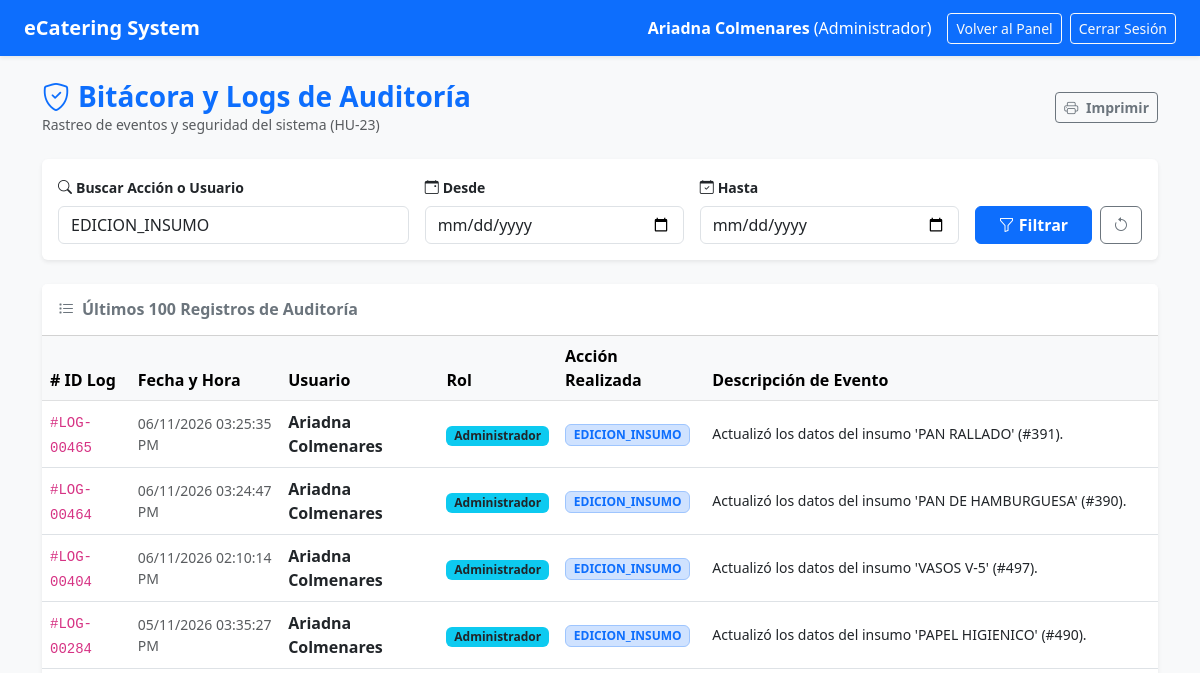
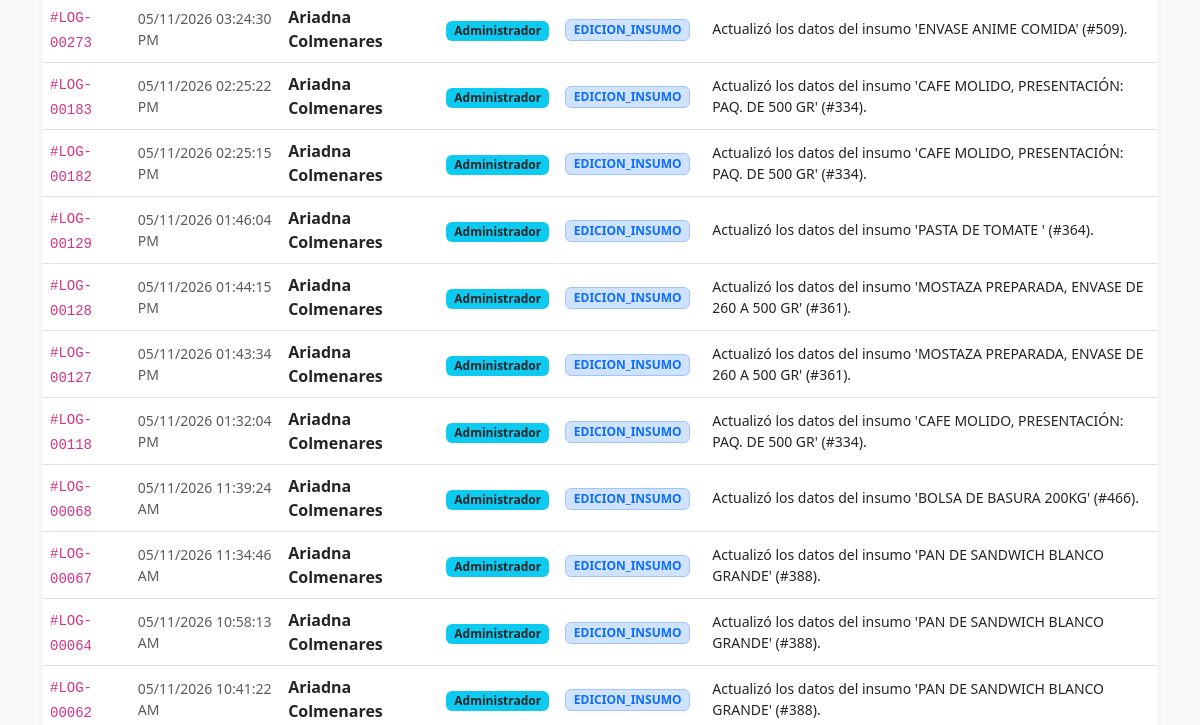
/logs.php?buscar=EDICION_INSUMO (signed in, upper part), run on an earlier commit of the app's database (2 pictures, top to bottom).
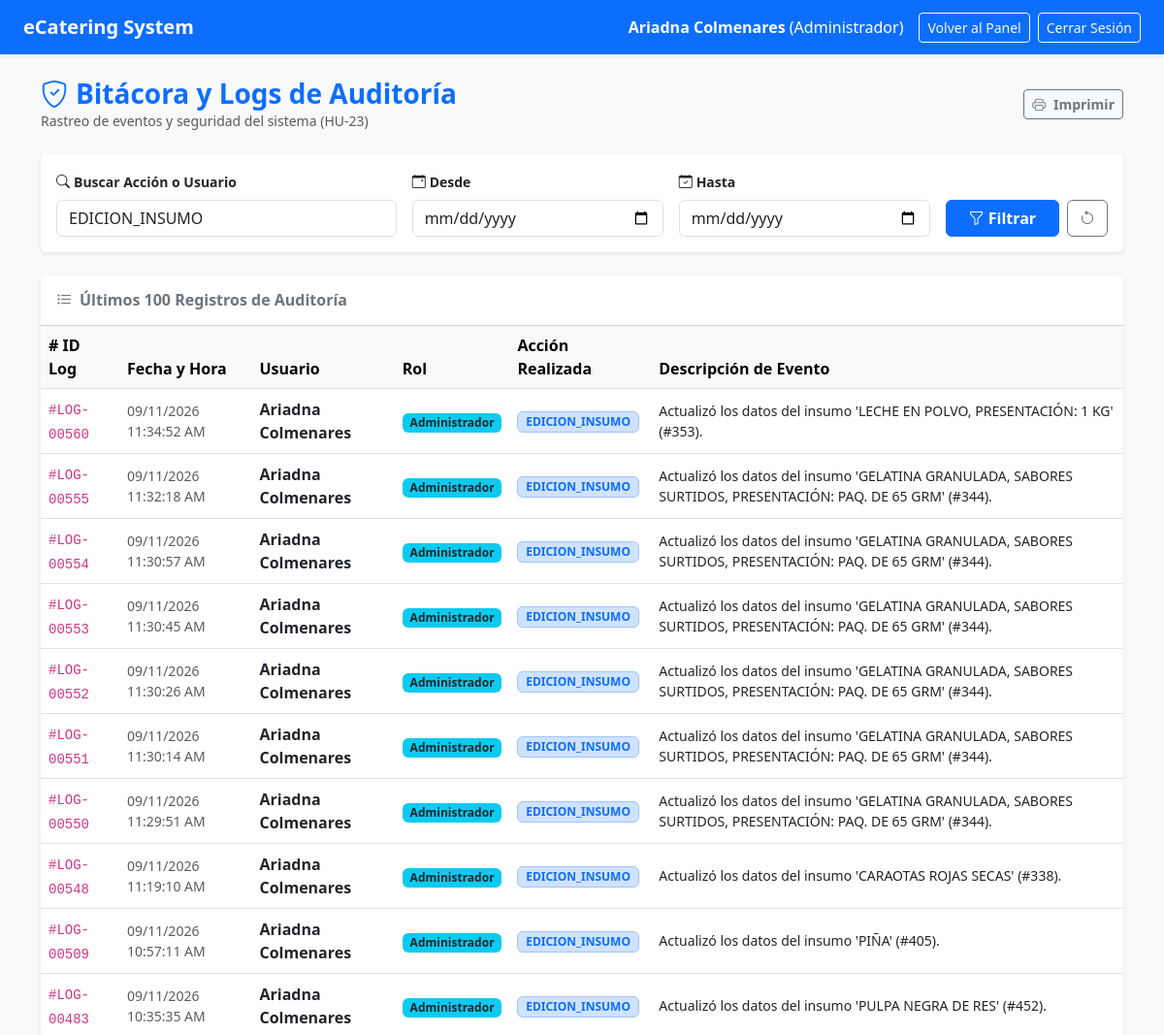
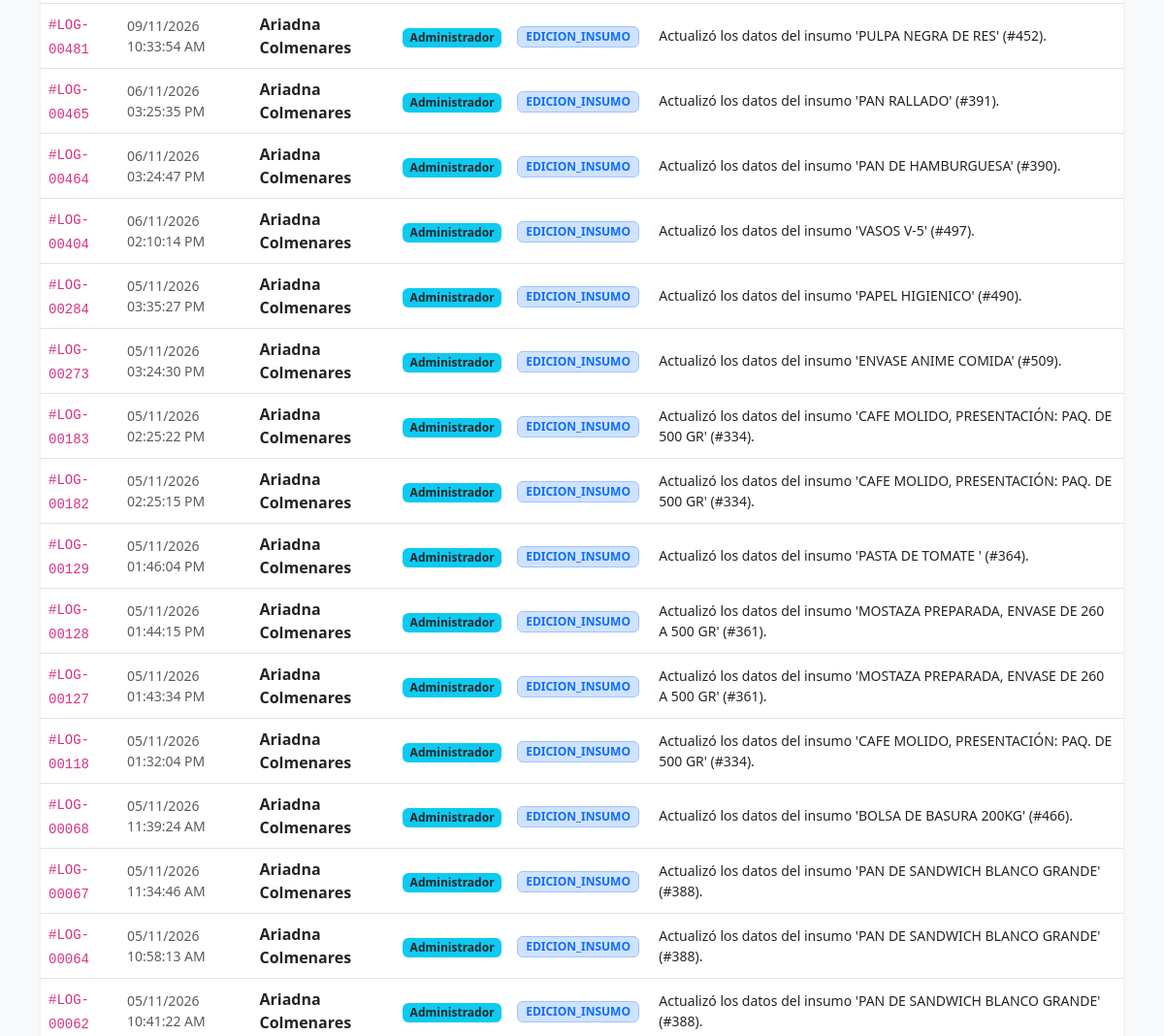
And on a later commit of the database (2 pictures, top to bottom).
### tables this page shows
CREATE TABLE `logs_sistema` (
  `id_log` int(11) NOT NULL,
  `id_usuario` int(11) NOT NULL,
  `accion` varchar(100) NOT NULL,
  `descripcion` text NOT NULL,
  `fecha_hora` datetime NOT NULL
);

CREATE TABLE `usuarios` (
  `id_usuario` int(11) NOT NULL,
  `nombre` varchar(100) NOT NULL,
  `email` varchar(100) NOT NULL,
  `password` varchar(255) NOT NULL,
  `rol` enum('Administrador','Coord.(a) catering','Superv.(a) catering','Esp. Almacen') DEFAULT 'Coord.(a) catering',
  `creado_en` timestamp NOT NULL DEFAULT current_timestamp(),
  `estado` varchar(20) DEFAULT 'Activo'
);

### logs.php (the view, shortened to what the changed rows need)
<?php
require_once "config/conexion.php";
$buscar      = $_GET['buscar'] ?? '';
$where_conditions = [];
if (!empty($buscar)) {
    $buscar_clean = $conexion->real_escape_string($buscar);
    $where_conditions[] = "(l.accion LIKE '%$buscar_clean%' OR l.descripcion LIKE '%$buscar_clean%' OR u.nombre LIKE '%$buscar_clean%')";
}
$sql_where = !empty($where_conditions) ? "WHERE " . implode(" AND ", $where_conditions) : "";
$sql_logs = "SELECT l.*, u.nombre AS nombre_usuario, u.rol
            FROM logs_sistema l
            LEFT JOIN usuarios u ON l.id_usuario = u.id_usuario
            $sql_where
            ORDER BY l.fecha_hora DESC
            LIMIT 100";
$res_logs = $conexion->query($sql_logs);
?>
<!DOCTYPE html>
<html lang="es">
<head>
    <link href="https://cdn.jsdelivr.net/npm/bootstrap@5.3.0/dist/css/bootstrap.min.css" rel="stylesheet">
    <link rel="stylesheet" href="https://cdn.jsdelivr.net/npm/bootstrap-icons@1.11.0/font/bootstrap-icons.css">
</head>
<body class="bg-light">
    <div class="container my-4">
        <div class="card border-0 shadow-sm">
            <div class="card-body p-0">
                <div class="table-responsive">
                    <table class="table table-hover align-middle mb-0">
                        <thead class="table-light">
                            <tr>
                                <th># ID Log</th>
                                <th>Fecha y Hora</th>
                                <th>Usuario</th>
                                <th>Rol</th>
                                <th>Acción Realizada</th>
                                <th>Descripción de Evento</th>
                            </tr>
                        </thead>
                        <tbody>
                            <?php if ($res_logs && $res_logs->num_rows > 0): ?>
                                <?php while ($log = $res_logs->fetch_assoc()): ?>
                                    <tr>
                                        <td><code>#LOG-<?php echo str_pad($log['id_log'], 5, '0', STR_PAD_LEFT); ?></code></td>
                                        <td class="small text-muted"><?php echo date('d/m/Y h:i:s A', strtotime($log['fecha_hora'])); ?></td>
                                        <td class="fw-bold"><?php echo htmlspecialchars($log['nombre_usuario'] ?? 'Sistema / Desconocido'); ?></td>
                                        <td>
                                            <span class="badge bg-info text-dark">
                                                <?php echo htmlspecialchars($log['rol'] ?? 'N/A'); ?>
                                            </span>
                                        </td>
                                        <td>
                                            <span class="badge bg-primary-subtle text-primary border border-primary-subtle">
                                                <?php echo htmlspecialchars($log['accion']); ?>
                                            </span>
                                        </td>
                                        <td class="small text-dark"><?php echo htmlspecialchars($log['descripcion']); ?></td>
                                    </tr>
                                <?php endwhile; ?>
                            <?php else: ?>
                                <tr>
                                    <td colspan="6" class="text-center py-4 text-muted">No se encontraron eventos o logs registrados bajo los criterios seleccionados.</td>
                                </tr>
                            <?php endif; ?>
                        </tbody>
                    </table>
                </div>
            </div>
        </div>
    </div>
</body>
</html>

What changed in the data, as far as the page shows it:
added logs_sistema: id_log "00560", fecha_hora "09/11/2026 11:34:52 AM", id_usuario.nombre "Ariadna Colmenares", id_usuario.rol "Administrador", accion "EDICION_INSUMO", descripcion "Actualizó los datos del insumo 'LECHE EN POLVO, PRESENTACIÓN: 1 KG' (#353)."
added logs_sistema: id_log "00555", fecha_hora "09/11/2026 11:32:18 AM", id_usuario.nombre "Ariadna Colmenares", id_usuario.rol "Administrador", accion "EDICION_INSUMO", descripcion "Actualizó los datos del insumo 'GELATINA GRANULADA, SABORES SURTIDOS, PRESENTACIÓN: PAQ. DE 65 GRM' (#344)."
added logs_sistema: id_log "00554", fecha_hora "09/11/2026 11:30:57 AM", id_usuario.nombre "Ariadna Colmenares", id_usuario.rol "Administrador", accion "EDICION_INSUMO", descripcion "Actualizó los datos del insumo 'GELATINA GRANULADA, SABORES SURTIDOS, PRESENTACIÓN: PAQ. DE 65 GRM' (#344)."
added logs_sistema: id_log "00553", fecha_hora "09/11/2026 11:30:45 AM", id_usuario.nombre "Ariadna Colmenares", id_usuario.rol "Administrador", accion "EDICION_INSUMO", descripcion "Actualizó los datos del insumo 'GELATINA GRANULADA, SABORES SURTIDOS, PRESENTACIÓN: PAQ. DE 65 GRM' (#344)."
added logs_sistema: id_log "00552", fecha_hora "09/11/2026 11:30:26 AM", id_usuario.nombre "Ariadna Colmenares", id_usuario.rol "Administrador", accion "EDICION_INSUMO", descripcion "Actualizó los datos del insumo 'GELATINA GRANULADA, SABORES SURTIDOS, PRESENTACIÓN: PAQ. DE 65 GRM' (#344)."
added logs_sistema: id_log "00551", fecha_hora "09/11/2026 11:30:14 AM", id_usuario.nombre "Ariadna Colmenares", id_usuario.rol "Administrador", accion "EDICION_INSUMO", descripcion "Actualizó los datos del insumo 'GELATINA GRANULADA, SABORES SURTIDOS, PRESENTACIÓN: PAQ. DE 65 GRM' (#344)."
added logs_sistema: id_log "00550", fecha_hora "09/11/2026 11:29:51 AM", id_usuario.nombre "Ariadna Colmenares", id_usuario.rol "Administrador", accion "EDICION_INSUMO", descripcion "Actualizó los datos del insumo 'GELATINA GRANULADA, SABORES SURTIDOS, PRESENTACIÓN: PAQ. DE 65 GRM' (#344)."
added logs_sistema: id_log "00548", fecha_hora "09/11/2026 11:19:10 AM", id_usuario.nombre "Ariadna Colmenares", id_usuario.rol "Administrador", accion "EDICION_INSUMO", descripcion "Actualizó los datos del insumo 'CARAOTAS ROJAS SECAS' (#338)."
added logs_sistema: id_log "00509", fecha_hora "09/11/2026 10:57:11 AM", id_usuario.nombre "Ariadna Colmenares", id_usuario.rol "Administrador", accion "EDICION_INSUMO", descripcion "Actualizó los datos del insumo 'PIÑA' (#405)."
added logs_sistema: id_log "00483", fecha_hora "09/11/2026 10:35:35 AM", id_usuario.nombre "Ariadna Colmenares", id_usuario.rol "Administrador", accion "EDICION_INSUMO", descripcion "Actualizó los datos del insumo 'PULPA NEGRA DE RES' (#452)."
added logs_sistema: id_log "00481", fecha_hora "09/11/2026 10:33:54 AM", id_usuario.nombre "Ariadna Colmenares", id_usuario.rol "Administrador", accion "EDICION_INSUMO", descripcion "Actualizó los datos del insumo 'PULPA NEGRA DE RES' (#452)."
